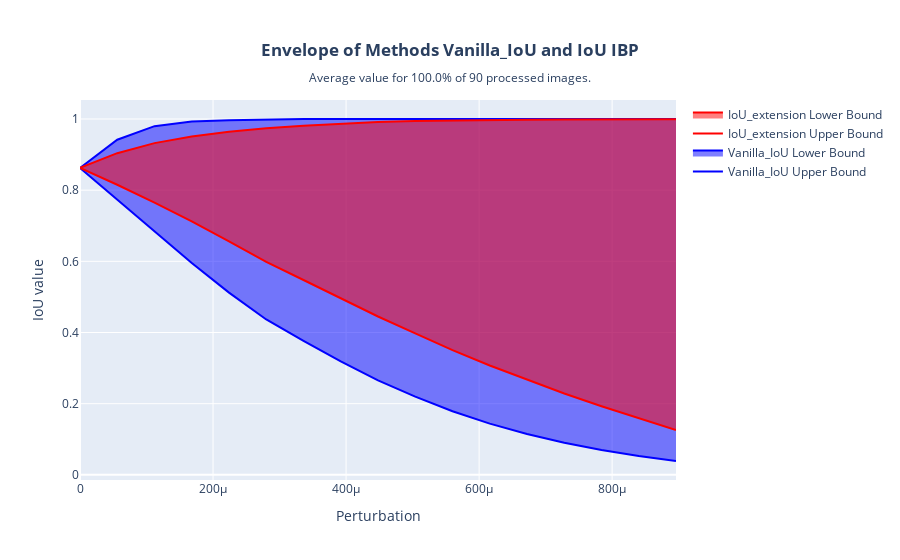

The notebook cell this image was saved under:
### Code cell
def envelop_graph(df_grouped, title='Envelope of Methods Vanilla_IoU and IoU IBP', subtitle=None, subsubtitle=""):
    """df should have the columns
    "Eps" "Vanilla_upper", "Vanilla_lower", "Extension_upper", "Extension_lower"
    """

    trace_A = go.Scatter(
        x=df_grouped["eps"],
        y=df_grouped["Vanilla_upper"],
        fill=None,
        mode='lines',
        line=dict(color='blue'),
        name='Vanilla_IoU Upper Bound'
    )
    trace_A_lower = go.Scatter(
        x=df_grouped["eps"],
        y=df_grouped["Vanilla_lower"],
        fill='tonexty',  # Espace remplissage ! 
        mode='lines',
        line=dict(color='blue'),
        name='Vanilla_IoU Lower Bound'
    )
    trace_B = go.Scatter(
        x=df_grouped["eps"],
        y=df_grouped["Extension_upper"],
        fill=None,
        mode='lines',
        line=dict(color='red'),
        name='IoU_extension Upper Bound'
    )
    trace_B_lower = go.Scatter(
        x=df_grouped["eps"],
        y=df_grouped["Extension_lower"],
        fill='tonexty',  # Espace remplissage ! 
        mode='lines',
        line=dict(color='red'),
        name='IoU_extension Lower Bound'
    )
    
    layout = go.Layout(
        title=title,
        xaxis=dict(title='Perturbation'),
        yaxis=dict(title='IoU value')
    )
    
    fig = go.Figure(layout=layout)
    fig.add_trace(trace_A)
    fig.add_trace(trace_A_lower)
    fig.add_trace(trace_B)
    fig.add_trace(trace_B_lower)

    if subtitle != None:
        fig.update_layout(
            title={'text': f'<b>{title}</b><br><sub>{subtitle}</sub><br><sub><i>{subsubtitle}</i></sub>',
           'y':0.9,
           'x':0.5,
           'xanchor': 'center',
           'yanchor': 'top'}
            )


    return(fig)

df_grouped = combined_df.groupby("eps")[["Vanilla_upper", "Vanilla_lower", "Extension_upper", "Extension_lower"]].agg("mean")
df_grouped = df_grouped.reset_index()

def percentage_value(df_plotted, df=df):
    """Percentage images processed on this plot
    """
    plotted = len(np.unique(list(df_plotted["image_id"])))
    globaldf = len(np.unique(list(df["image_id"])))
    return((plotted/globaldf)*100)
nb_im_proc = combined_df.groupby("image_id")[["eps"]].agg("count").shape[0]
envelop_graph(df_grouped, title=f'Envelope of Methods Vanilla_IoU and IoU IBP', subtitle=f"Average value for {percentage_value(df)}% of {nb_im_proc} processed images.")

### Figure 1 — Plotly figure (JSON) as saved in the notebook; plotly's stock layout.template omitted (floating-point values rounded to 4 significant figures)
{"data": [{"line": {"color": "blue"}, "mode": "lines", "name": "Vanilla_IoU Upper Bound", "type": "scatter", "x": [0, 5.6e-05, 0.000112, 0.000168, 0.000224, 0.00028, 0.000336, 0.000392, 0.000448, 0.000504, 0.00056, 0.000616, 0.000672, 0.000728, 0.000784, 0.00084, 0.000896], "y": [0.8626, 0.9419, 0.9799, 0.9928, 0.9963, 0.9986, 0.9997, 1, 1, 1, 1, 1, 1, 1, 1, 1, 1]}, {"fill": "tonexty", "line": {"color": "blue"}, "mode": "lines", "name": "Vanilla_IoU Lower Bound", "type": "scatter", "x": [0, 5.6e-05, 0.000112, 0.000168, 0.000224, 0.00028, 0.000336, 0.000392, 0.000448, 0.000504, 0.00056, 0.000616, 0.000672, 0.000728, 0.000784, 0.00084, 0.000896], "y": [0.8626, 0.774, 0.6828, 0.5951, 0.5122, 0.4367, 0.3763, 0.3186, 0.2655, 0.2199, 0.1787, 0.1439, 0.1149, 0.09015, 0.06991, 0.05299, 0.03893]}, {"line": {"color": "red"}, "mode": "lines", "name": "IoU_extension Upper Bound", "type": "scatter", "x": [0, 5.6e-05, 0.000112, 0.000168, 0.000224, 0.00028, 0.000336, 0.000392, 0.000448, 0.000504, 0.00056, 0.000616, 0.000672, 0.000728, 0.000784, 0.00084, 0.000896], "y": [0.8626, 0.9039, 0.9322, 0.9507, 0.9642, 0.974, 0.9808, 0.9871, 0.9916, 0.9944, 0.9961, 0.9971, 0.9977, 0.9983, 0.9988, 0.9991, 0.9994]}, {"fill": "tonexty", "line": {"color": "red"}, "mode": "lines", "name": "IoU_extension Lower Bound", "type": "scatter", "x": [0, 5.6e-05, 0.000112, 0.000168, 0.000224, 0.00028, 0.000336, 0.000392, 0.000448, 0.000504, 0.00056, 0.000616, 0.000672, 0.000728, 0.000784, 0.00084, 0.000896], "y": [0.8626, 0.8153, 0.765, 0.7125, 0.6563, 0.5985, 0.5476, 0.4955, 0.445, 0.3975, 0.3507, 0.3073, 0.267, 0.2287, 0.193, 0.1589, 0.1261]}], "layout": {"autosize": true, "title": {"text": "<b>Envelope of Methods Vanilla_IoU and IoU IBP</b><br><sub>Average value for 100.0% of 90 processed images.</sub><br><sub><i></i></sub>", "x": 0.5, "xanchor": "center", "y": 0.9, "yanchor": "top"}, "xaxis": {"autorange": true, "range": [0, 0.000896], "title": {"text": "Perturbation"}, "type": "linear"}, "yaxis": {"autorange": true, "range": [-0.01446, 1.053], "title": {"text": "IoU value"}, "type": "linear"}}}
